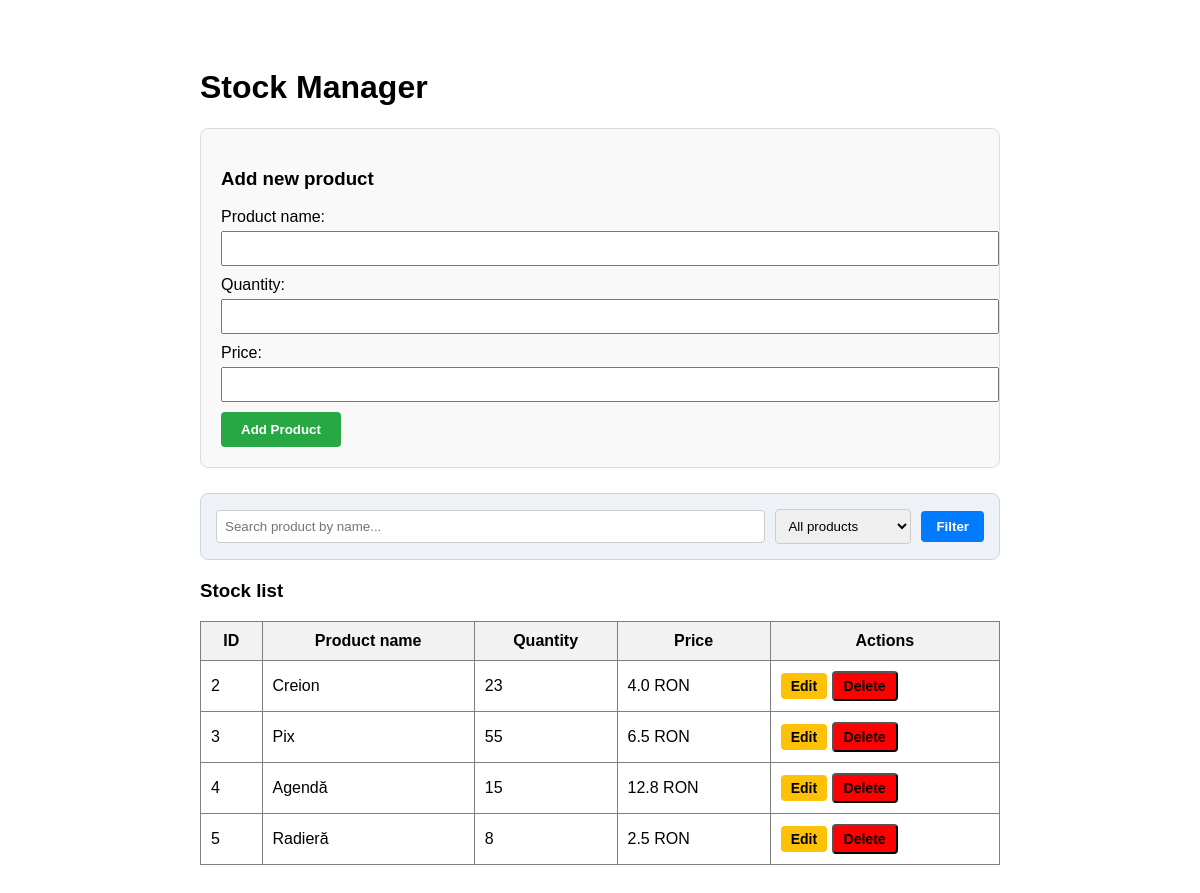
Before: / with the older database file.
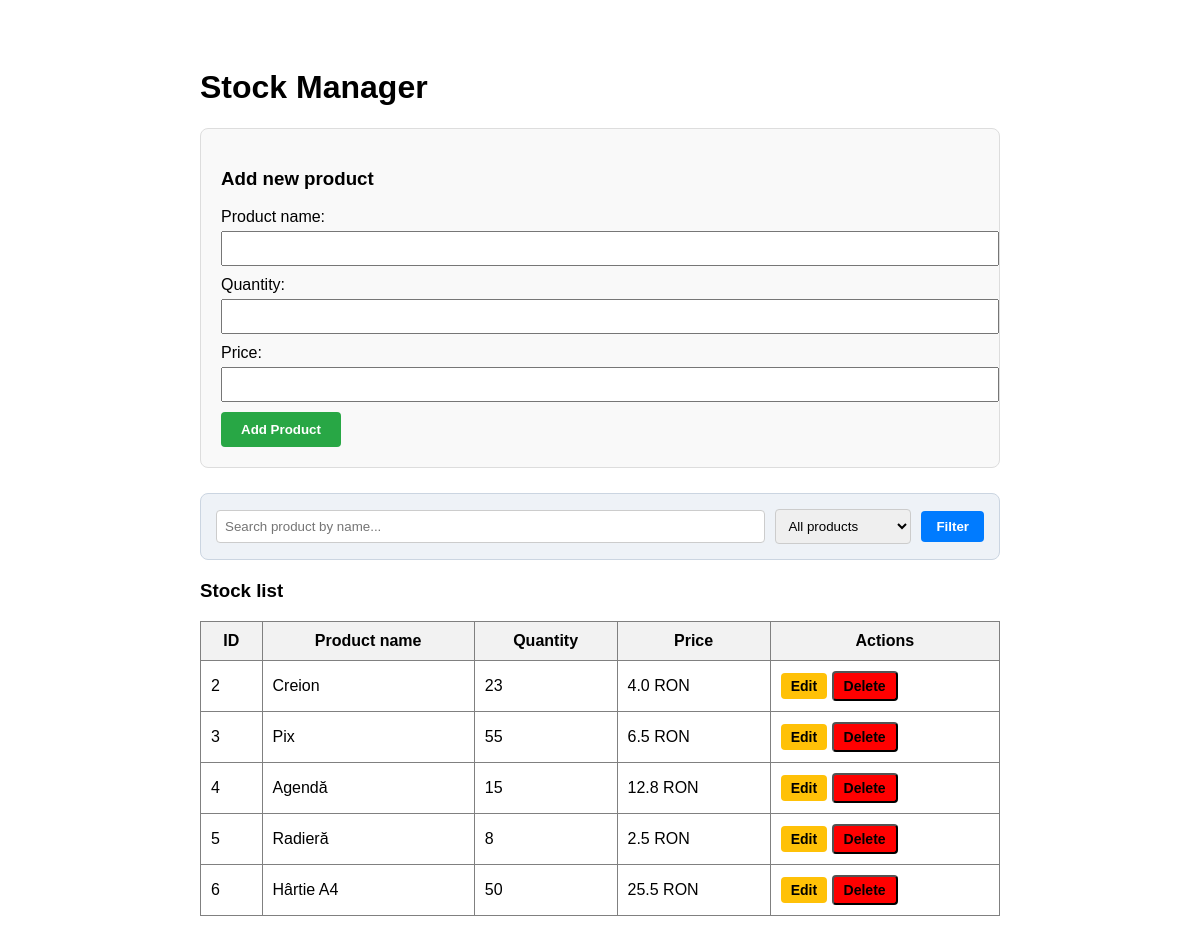
After: the same page with the newer database file.
### tables this page shows
CREATE TABLE products (
            id INTEGER PRIMARY KEY AUTOINCREMENT,
            name TEXT NOT NULL,
            quantity INTEGER NOT NULL,
            price REAL NOT NULL
        );

### app.py (the view)
@app.route('/') # accesarea paginii principale a aplicației web
def index():
    conn = get_db_connection() # deschide conexiunea la baza de date
    products = conn.execute('SELECT * FROM products').fetchall() # selecteaza toate produsele din baza de date
    conn.close() # inchide conexiunea la baza de date
    search_query = request.args.get('search', '')  # Get the search query from the request parameters
    filter_status = request.args.get('filter', 'all')  # Get the filter status from the request parameters
    conn = get_db_connection()
    query = 'SELECT * FROM products WHERE 1=1'  # Base query
    params = []
    if search_query:
        query += ' AND name LIKE ?'
        params.append(f'%{search_query}%')
    if filter_status == 'low':
        query += ' AND quantity < 10'
    elif filter_status == 'out':
        query += ' AND quantity = 0'
    products = conn.execute(query, params).fetchall()
    conn.close()
    return render_template('index.html', products=products, product_to_edit=None, search=search_query, filter_status=filter_status)

### app.py (called while the page is built)
def get_db_connection():
    conn = sqlite3.connect('stock.db') # deschide conexiunea la baza de date
    conn.row_factory = sqlite3.Row # permite accesarea coloanelor din baza de date ca și cum ar fi atribute ale unui obiect
    return conn # returnează obiectul de conexiune creat

### templates/index.html (shortened to what this page needs)
<!DOCTYPE html>
<html lang="ro">
<head>
    <link rel="stylesheet" href="{{ url_for('static', filename='style.css') }}">
</head>
<body>
    <div class="container" style="padding: 40px; font-family: sans-serif; max-width: 800px; margin: auto;">
        <h1>Stock Manager</h1>
        <div class="card-add">
            <h3>{% if product_to_edit %}Edit product (ID: {{ product_to_edit.id }}){% else %}Add new product{% endif %}</h3>
            <form action="{% if product_to_edit %}/update/{{ product_to_edit.id }}{% else %}/add{% endif %}" method="POST">
                <div style="margin-bottom: 10px;">
                    <label>Product name:</label><br>
                    <input type="text" name="name" value="{{ product_to_edit.name if product_to_edit else '' }}" required style="width: 100%; padding: 8px; margin-top: 5px;">
                </div>
                <div style="margin-bottom: 10px;">
                    <label>Quantity:</label><br>
                    <input type="number" name="quantity" value="{{ product_to_edit.quantity if product_to_edit else '' }}" required style="width: 100%; padding: 8px; margin-top: 5px;">
                </div>
                <div style="margin-bottom: 10px;">
                    <label>Price:</label><br>
                    <input type="number" step="0.01" name="price" value="{{ product_to_edit.price if product_to_edit else '' }}" required style="width: 100%; padding: 8px; margin-top: 5px;">
                </div>
                <button type="submit" class="btn-form {% if product_to_edit %}btn-edit{% else %}btn-add{% endif %}">
                    {% if product_to_edit %}Save Changes{% else %}Add Product{% endif %}
                </button>
            </form>
        </div>
        <div style="background: #eef2f7; padding: 15px; margin-bottom: 20px; border-radius: 8px; border: 1px solid #cbd5e1;">
            <form method="GET" action="/" style="display: flex; gap: 10px; align-items: center; flex-wrap: wrap;">
                <input type="text" name="search" value="{{ search }}" placeholder="Search product by name..." style="flex: 1; padding: 8px; border: 1px solid #ccc; border-radius: 4px; min-width: 200px;">
                <select name="filter" style="padding: 8px; border: 1px solid #ccc; border-radius: 4px;">
                    <option value="all" {% if filter_status == 'all' %}selected{% endif %}>All products</option>
                </select>
                <button type="submit" style="background: #007bff; color: white; border: none; padding: 8px 15px; border-radius: 4px; cursor: pointer; font-weight: bold;">Filter</button>
            </form>
        </div>
        <h3>Stock list</h3>
        <table border="1" cellpadding="10" cellspacing="0" style="width: 100%; border-collapse: collapse;">
            <tr style="background: #f2f2f2;">
                <th>ID</th>
                <th>Product name</th>
                <th>Quantity</th>
                <th>Price</th>
                <th>Actions</th>
            </tr>
            {% for product in products %}
            <tr>
                <td>{{ product.id }}</td>
                <td>{{ product.name }}</td>
                <td>{{ product.quantity }}</td>
                <td>{{ product.price }} RON</td>
                <td>
                    <a href="/edit/{{ product.id }}" style="background: #ffc107; color: black; padding: 5px 10px; text-decoration: none; border-radius: 4px; font-size: 14px; font-weight: bold;">Edit</a>
                    <form action="/delete/{{ product.id }}" method="POST" style="display: inline;">
                        <button type="submit" class="btn-delete" onclick="return confirm('Are you sure you want to delete this product?');">Delete</button>
                    </form>
                </td>
            </tr>
            {% endfor %}
        </table>
    </div>
</body>
</html>

### static/style.css (style rules this page uses)
.card-add { background: #f9f9f9; border: 1px solid #ddd; padding: 20px; margin-bottom: 25px; border-radius: 8px; }
.btn-form { padding: 10px 20px; border: none; border-radius: 4px; cursor: pointer; font-weight: bold; }
.btn-add { background: #28a745; color: white; }
.btn-delete { background: #ff0000; color: black; padding: 5px 10px; text-decoration: none; border-radius: 4px; font-size: 14px; font-weight: bold; }

Changed rows visible on the page:
added products: id "6", name "Hârtie A4", quantity "50", price "25.5"
